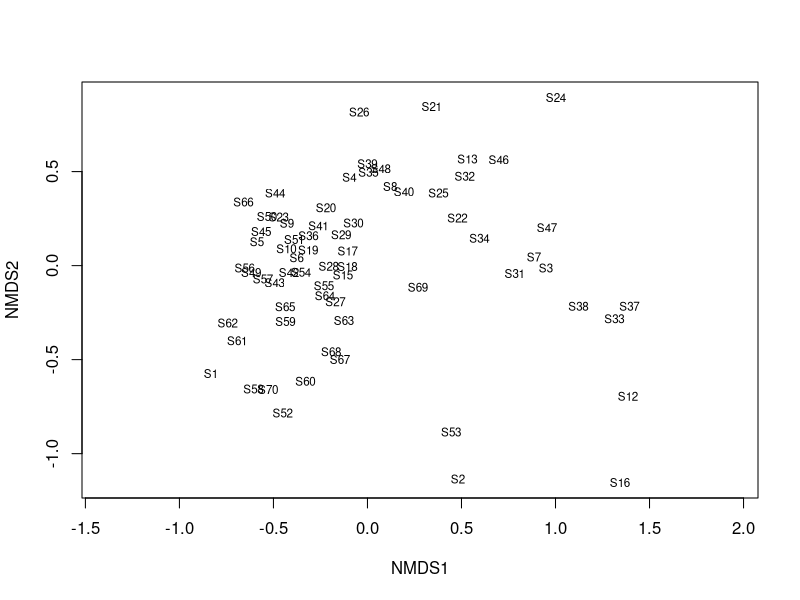
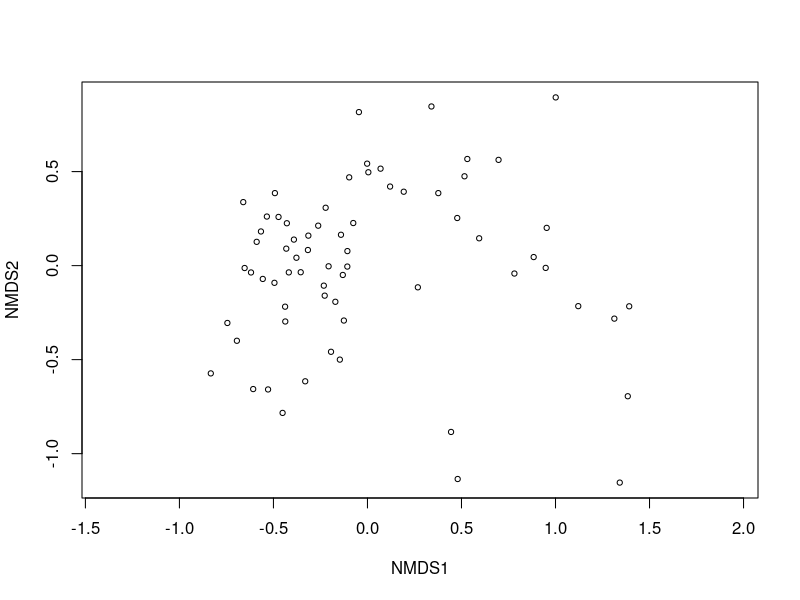
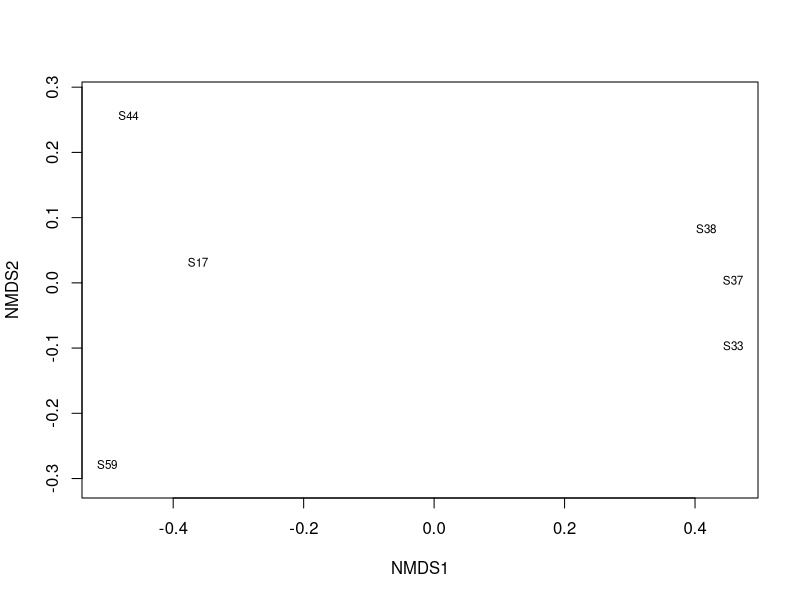
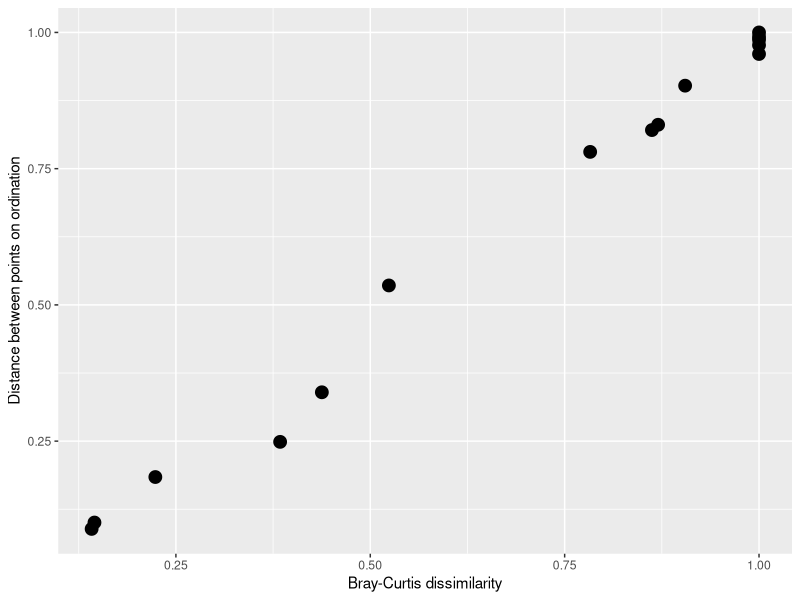
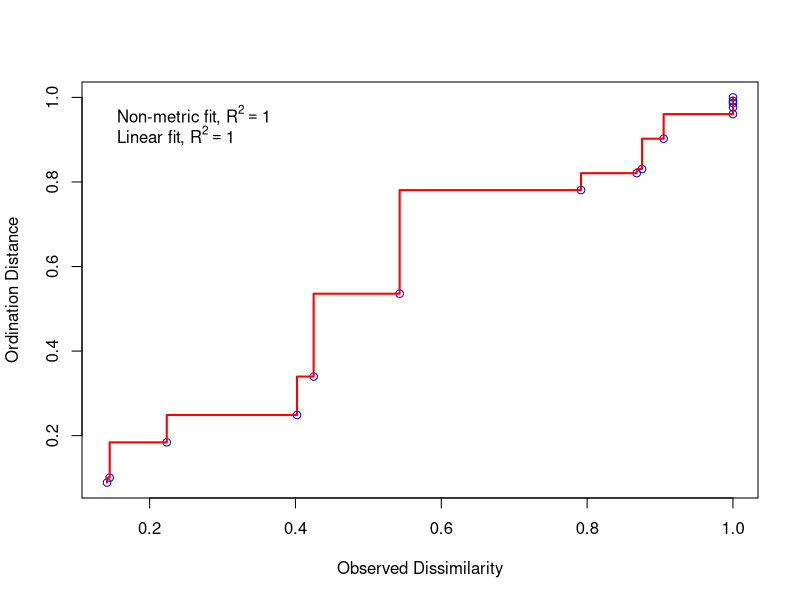
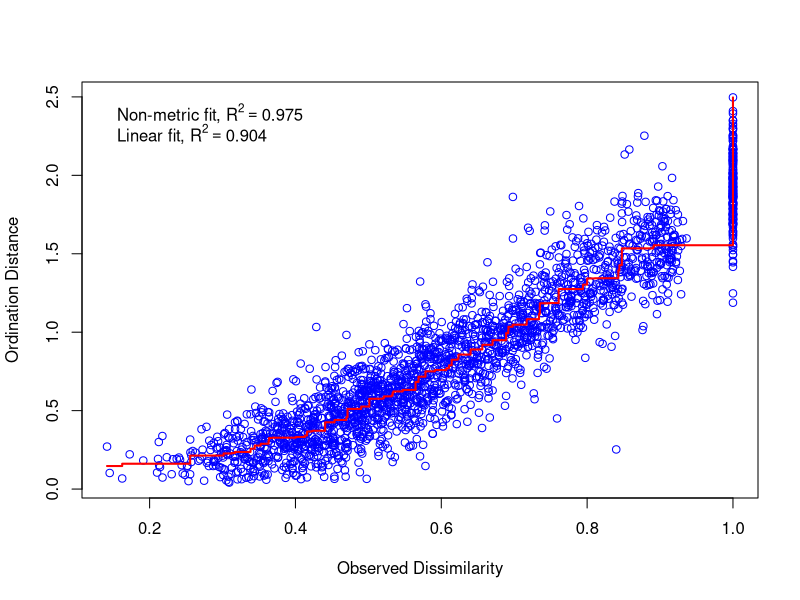
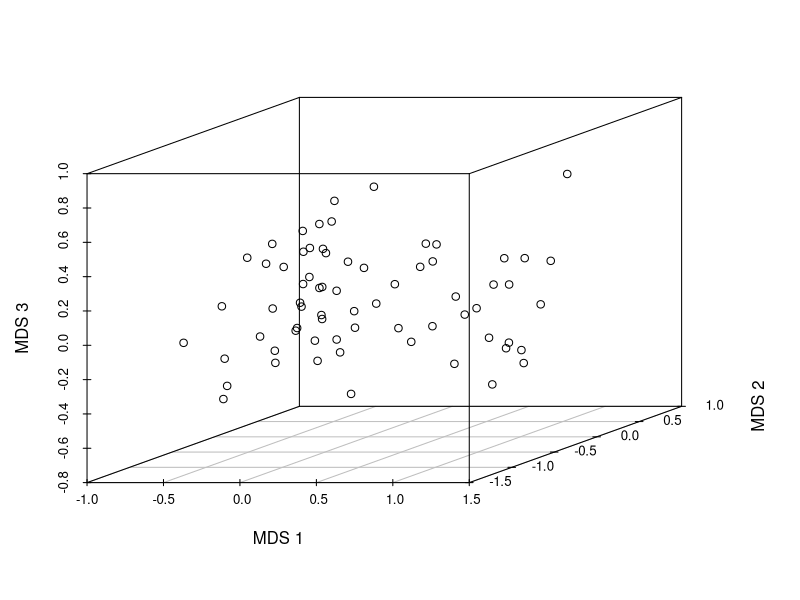
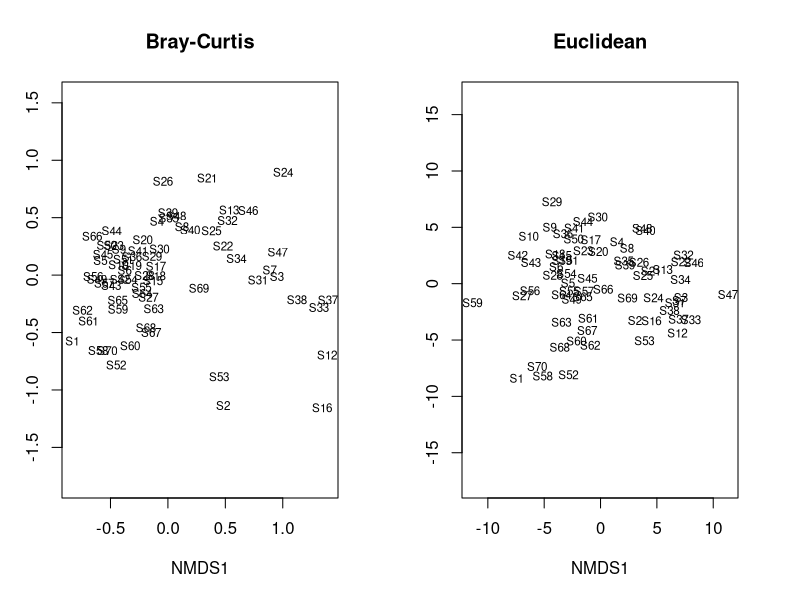

Reproduce these figures in R, in order.
# ---
# title: "Ординация. Многомерное шкалирование."
# subtitle: "Анализ и визуализация многомерных данных с использованием R"
# author: Марина Варфоломеева, Вадим Хайтов
# ---

# install.packages(scatterplot3d)
# install.packages(gridExtra)

## Пример: Сообщества бентоса акватории Долгой губы (о. Б. Соловецкий, Белое море)
# Нинбург, 1990; Хайтов и др., 2013

abund <- read.table("data/dolg_abundance.txt", skip = 1, header = TRUE, sep = ";")
hydrol <- read.table("data/dolg_hydrology.txt", skip = 1, header = TRUE, sep = ";")

log_abund <- log(abund[,-1] + 1)
row.names(log_abund) <- abund[,1]

# ## Задание: Прямая ординация станций в осях Температуры и Солености
# Постройте диаграмму, отражающую ординацию станций в осях Температуры и Солености.
# Модифицируйте график так, чтобы была еще видна связь с суммарным обилием видов в пробах.





# Неметрическое многомерное шкалирование
library (vegan)
ord <- metaMDS(log_abund, distance = "bray", k = 2) # результаты сохраняются в объекте ord
ord$points

ordiplot(ord, display = "sites", type = "t")

## Графическое представление результатов средствами пакета `vegan`
ordiplot(ord, display = "sites" )
# text(ord) #Можно добавить обозначения сайтов (объектов)

# ## Задание: Графическое представление результатов средствами `ggplot2`
# - Исследуйте объект `ord` и извлеките из него данные с новыми координатами
# - Постройте график ординации при помощи пакета `ggplot2`
# - Раскрасьте точки на ординации согласно глубине (данные в `hydrol`)

str(ord)


## Задание:
# - Создайте датафрейм, содержащий исходные данные (без логарифмирования) только по сайтам S17, S33, S37, S38, S44, S59.
# - Постройте ординацию этих объектов с использованием в качестве меры различия коэффициент Брея-Куртиса.
# - Измерьте линейкой расстояния между точками на ординации
# - Сравните матрицу коэффициентов Брея-Куртиса и матрицу расстояний между точками на ординации.

obj <- c("S17", "S33", "S37", "S38", "S44", "S59")


red_abund <- log_abund[abund$Station %in% obj, ]

ord1 <- metaMDS(red_abund)

plot(ord1, display = "site", type = "t")

## Взаиморасположение точек на плоскости подобно взаиморасположению точек в многомерном пространстве признаков
library(ggplot2)
dist_compare <- data.frame(Bray = as.vector(vegdist(red_abund[, -1])), MDS = as.vector(vegdist(ord1$points, method = "euclidean")))
ggplot(dist_compare, aes(x = Bray, y = MDS)) + geom_point(size = 4) + xlab("Bray-Curtis dissimilarity") + ylab("Distance between points on ordination")

## Диаграмма Шепарда
stressplot(ord1)

## Задание:
# Постройте диаграмму Шепарда вместе с монотонной регрессией на полном материале по Долгой губе. Найдите величину стресса.
# Надежна ли такая ординация?

stressplot(metaMDS(log_abund))

metaMDS(log_abund)$stress

## MDS в трехмерном пространстве
library(scatterplot3d)
ord3 <- metaMDS(log_abund, k = 3, trace = FALSE)
scatterplot3d(x = ord3$points[,1], y = ord3$points[,2], z = ord3$points[,3], xlab = "MDS 1", ylab = "MDS 2", zlab = "MDS 3")




# Сравнение ординаций

## Задание:
# - Постройте ординацию всех станций с использованием Евклидова расстояния


ord4 <- metaMDS(log_abund, distance = "eucl", k = 2, trace = FALSE)



## Насколько похожи ординации, полученные при использовании коэффициента Брея-Куртиса и Евклидова расстояния?
op <- par(mfrow = c(1, 2))
ordiplot(ord, display = "site", type = "text", main = "Bray-Curtis")
ordiplot(ord4, display = "site", type = "text", main = "Euclidean")
par(op)



## Прокурстово преобразование
procrust <- procrustes(ord, ord4)
plot(procrust)
text(procrust, adj = 1, cex = 0.6)


# Трактовка результатов ординации
th <- theme( panel.background = element_rect(fill = "white", color = "black"), axis.ticks.x = element_blank(), axis.ticks.y = element_blank(), axis.text = element_blank(), panel.grid.major = element_blank(), panel.grid.minor = element_blank(), axis.title = element_blank(), legend.position = "bottom")

pl6 <- ggplot(data.frame(ord$points), aes(x = MDS1, y = MDS2, fill = hydrol$Depth)) + geom_point(shape = 21, size = 4) + scale_fill_gradient(low = "white", high = "black") + labs(fill = "Depth") + th

pl7 <- ggplot(data.frame(ord$points), aes(x = MDS1, y = MDS2, fill = hydrol$Sal)) + geom_point(shape = 21, size = 4)  + scale_fill_gradient(low = "cyan", high = "darkblue") + labs(fill = "Salinity")+ th

pl8 <- ggplot(data.frame(ord$points), aes(x = MDS1, y = MDS2, fill = hydrol$Temp)) + geom_point(shape = 21, size = 4) + scale_fill_gradient(low = "yellow", high = "red")  + labs(fill = "Temperature")+ th

pl9 <- ggplot(data.frame(ord$points), aes(x = MDS1, y = MDS2, fill = hydrol$Water_content)) + geom_point(shape = 21, size = 4) + scale_fill_gradient(low = "green", high = "black")  + labs(fill = "Water content") + th

library(gridExtra)
grid.arrange(pl6, pl7, pl8, pl9, ncol = 2)
